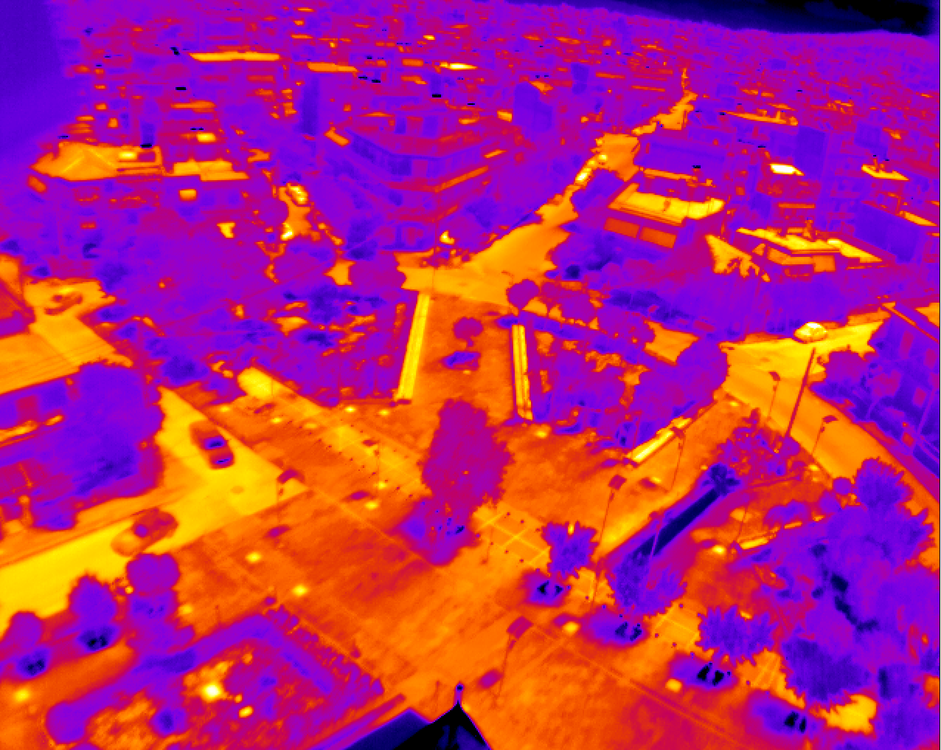
#> input picture images/AthenIR.png, 941 x 750 px, shrunk from 1276 x 1016 before the run, found by its file name
$ python main.py
#> lines starting #> are read from the running program, lines starting #| are printed output that depends on the picture
#> further down, img is the input picture: shape (750, 941, 4); mean R, G, B, A 180.5, 38.6, 113.8, 255
# -*- coding: utf-8 -*-

"""
Exercise on edge operators and sharpening with skimage
"""

import numpy as np
from skimage import color, img_as_float
from skimage.filters import sobel, prewitt, laplace, unsharp_mask
from skimage.feature import canny
from skimage import io


def edge_operator(image, operator):
    """Returns the result from one of the edge operators:
    1 = sobel filter
    2 = prewitt filter
    3 = canny filter
    4 = laplace filter
    """
#> called with operator = 1
    if image.ndim == 3:
        if image.shape[-1] == 4:
            image = color.rgba2rgb(image)
        image = color.rgb2gray(image)
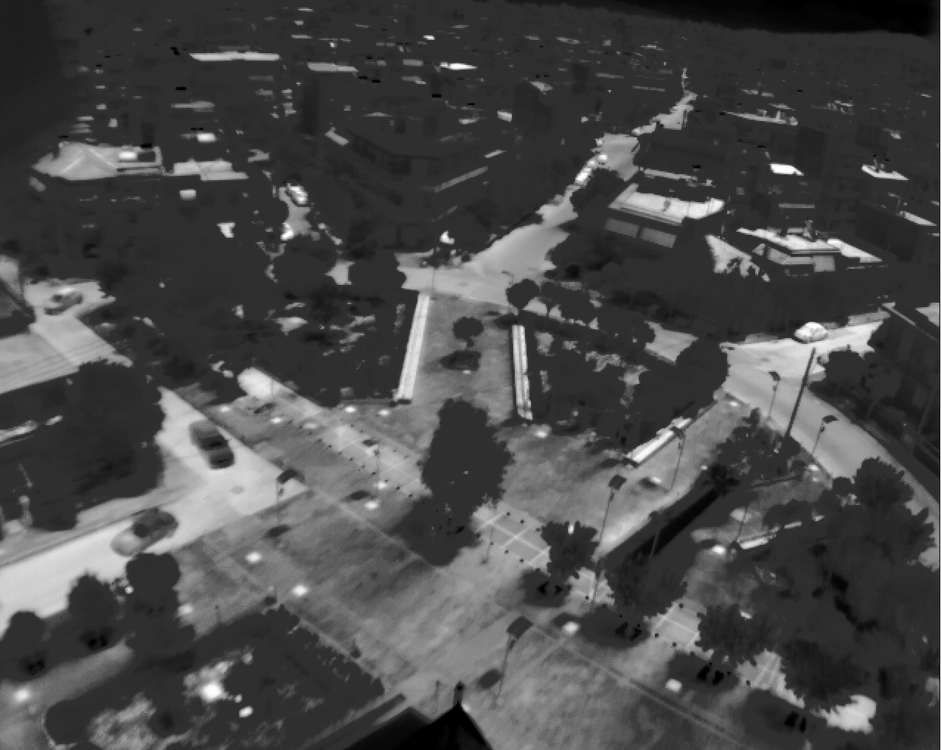
#> image: shape (750, 941) float64; min 0, max 1, mean 0.291
    image = img_as_float(image)

    if operator == 1:
        filtered = sobel(image)
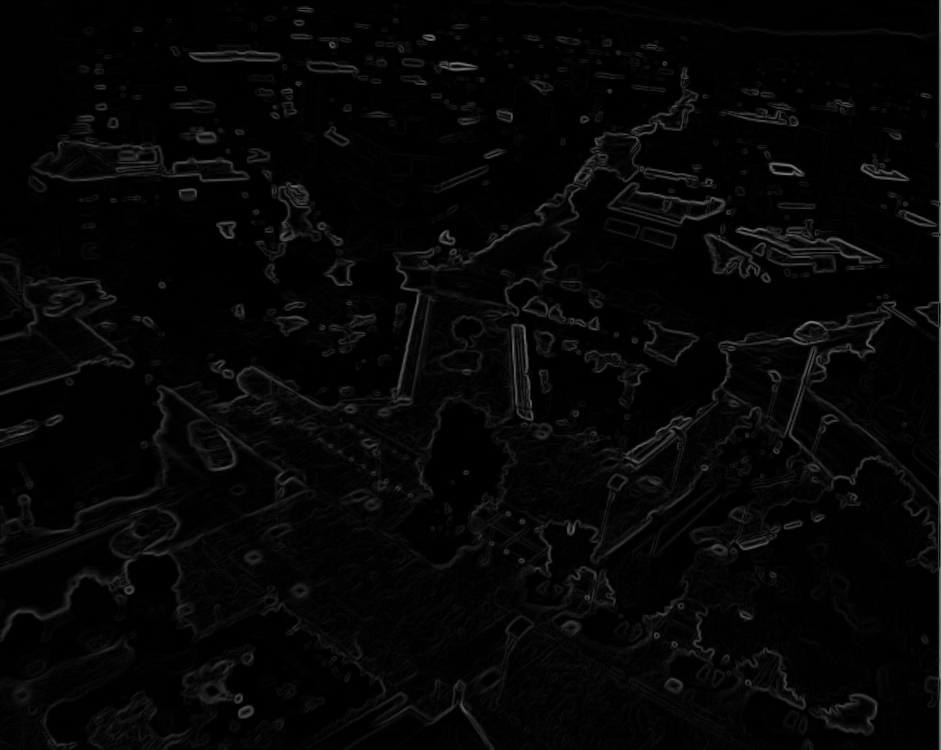
#> filtered: shape (750, 941) float64; min 0, max 0.503, mean 0.0237
    elif operator == 2:
        filtered = prewitt(image)
    elif operator == 3:
        filtered = canny(image, sigma=1.0).astype(float)
    elif operator == 4:
        filtered = laplace(image)
    else:
        raise ValueError("operator må være 1 (sobel), 2 (prewitt), 3 (canny) eller 4 (laplace)")

    return filtered


def sharpen(image, sharpmask):
    """Performs an image sharpening:
    1 = Laplace
    2 = USM
    """
#> called with sharpmask = 2
    if image.ndim == 3:
        if image.shape[-1] == 4:
            image = color.rgba2rgb(image)
        image = color.rgb2gray(image)
    image = img_as_float(image)

    if sharpmask == 1:
        alpha = 0.5
        sharpened = image - alpha * laplace(image)
    elif sharpmask == 2:
        sharpened = unsharp_mask(image, radius=1.5, amount=1.5, preserve_range=True)
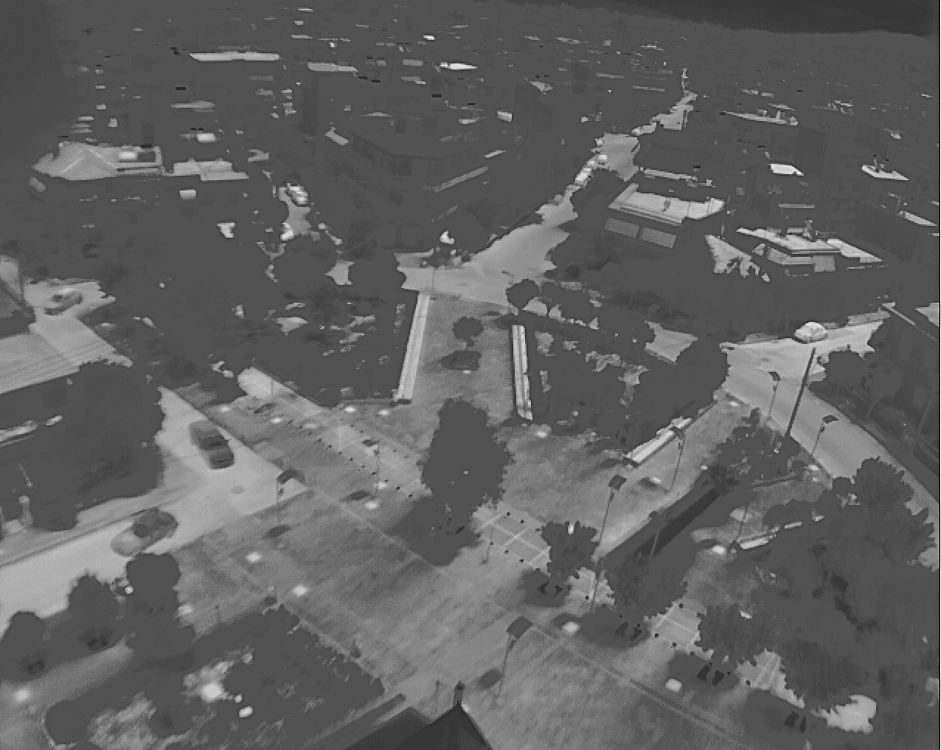
#> sharpened: shape (750, 941) float64; min -0.377, max 1.37, mean 0.291; drawn with min black and max white
    else:
        raise ValueError("sharpmask må være 1 (Laplace) eller 2 (USM)")

    return np.clip(sharpened, 0, 1)


img = io.imread("images/AthenIR.png")

edges = edge_operator(img, 1)
sharp = sharpen(img, 2)

io.imsave("week4/edges.png", (edges*255).astype(np.uint8))
io.imsave("week4/sharp.png", (sharp*255).astype(np.uint8))
